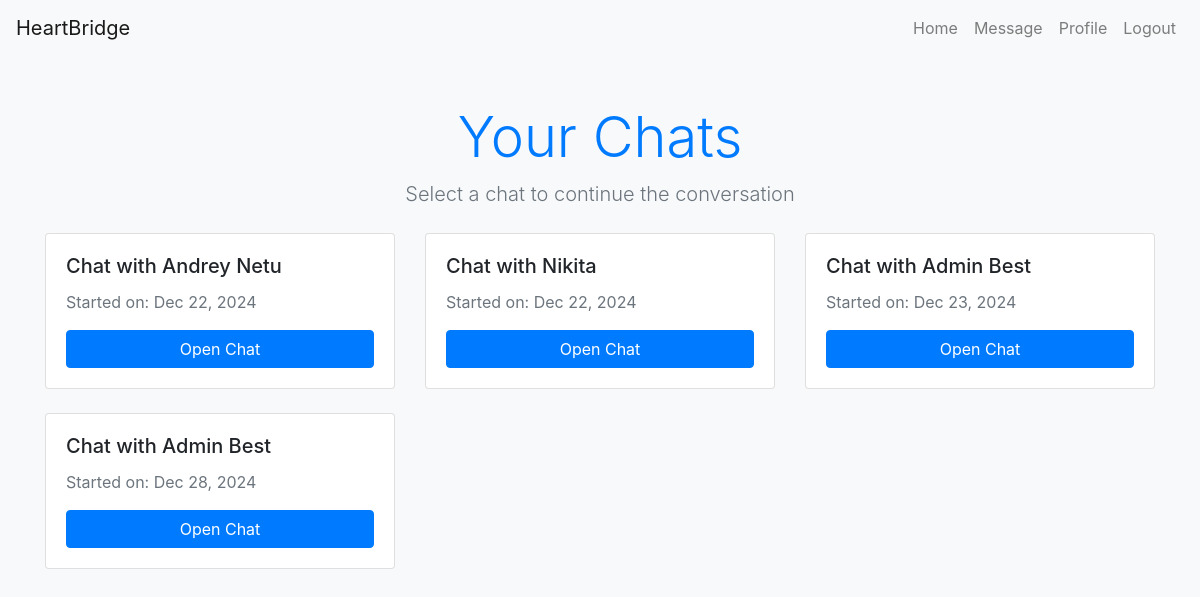
/chat/ (signed in), run on an earlier commit of the app's database.
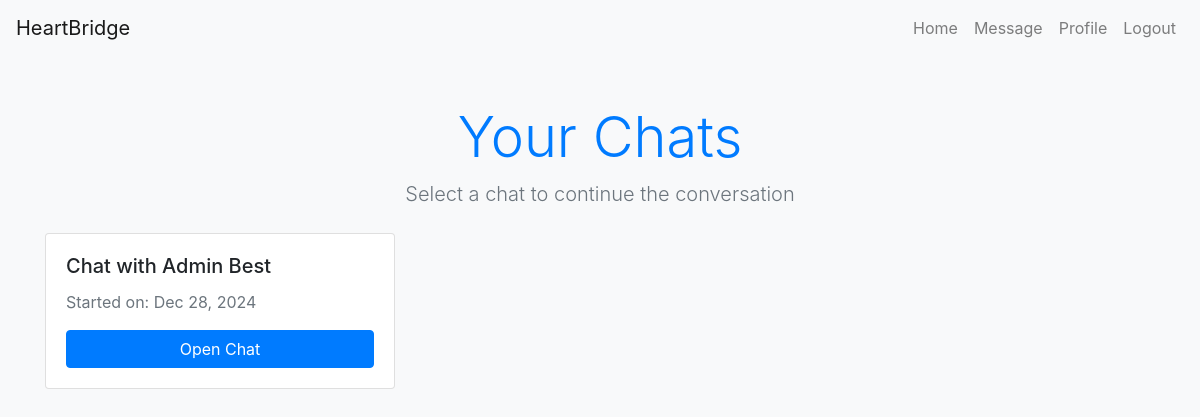
And on a later commit of the database.
### chat/models.py (models this page shows, shortened)
class Chat(models.Model):
    user1 = models.ForeignKey(CustomUser, related_name='chats_as_user1', on_delete=models.CASCADE)
    user2 = models.ForeignKey(CustomUser, related_name='chats_as_user2', on_delete=models.CASCADE)
    created_at = models.DateTimeField(default=now)
    class Meta:
        unique_together = ('user1', 'user2')

### authentication/models.py (models this page shows, shortened)
class CustomUser(AbstractBaseUser):
    first_name = models.CharField(max_length=20, default='', blank=False)
    last_name = models.CharField(max_length=20, default='', blank=True, null=True)
    age = models.IntegerField(default=0, blank=False)
    sex = models.CharField(max_length=10, default='', blank=False)
    main_goal = models.CharField(max_length=100, default='', blank=True, null=True)
    description = models.TextField(default='', blank=True, null=True)
    inst = models.CharField(max_length=100, default='', blank=True, null=True)
    telegram = models.CharField(max_length=100, default='', blank=True, null=True)
    x_network = models.CharField(max_length=100, default='', blank=True, null=True)
    hobby = models.CharField(max_length=100, default='', blank=True, null=True)
    username = models.CharField(max_length=100, unique=True, default='', blank=False)
    password = models.CharField(max_length=255, blank=False)
    created_at = models.DateTimeField(editable=False, auto_now_add=True)
    updated_at = models.DateTimeField(auto_now=True)
    photo1 = models.ImageField(upload_to='images/', default=None, blank=False, null=False)
    photo2 = models.ImageField(upload_to='images/', default=None, blank=True, null=True)
    photo3 = models.ImageField(upload_to='images/', default=None, blank=True, null=True)
    photo4 = models.ImageField(upload_to='images/', default=None, blank=True, null=True)
    photo5 = models.ImageField(upload_to='images/', default=None, blank=True, null=True)
    photo6 = models.ImageField(upload_to='images/', default=None, blank=True, null=True)
    liked_profiles = models.TextField(blank=True, default='', null=True)
    reported = models.BooleanField(default=False, null=True)
    is_staff = models.BooleanField(default=False)
    is_superuser = models.BooleanField(default=False)
    role = models.IntegerField(choices=ROLE_CHOICES, default=0)
    is_active = models.BooleanField(default=True)
    id = models.AutoField(primary_key=True)
    USERNAME_FIELD = 'username'
    REQUIRED_FIELDS = ['first_name', 'age', 'sex']
    USERNAME_FIELD = 'username'
    objects = CustomUserManager()

### chat/views.py (the view)
# urls.py: path('', views.chat_list, name='chat_list'),
def chat_list(request):
    if request.user.is_authenticated:
        chats = Chat.objects.filter(models.Q(user1=request.user) | models.Q(user2=request.user))
        if not chats:
            messages.success(request, 'You have no chats yet')
            return redirect('recommendations')
        return render(request, 'chat_list.html', {'chats': chats})
    else:
        return redirect('login')

### chat/templates/chat_list.html (shortened to what this page needs)
<!DOCTYPE html>
<html lang="en">
<head>
    <link rel="stylesheet" href="https://maxcdn.bootstrapcdn.com/bootstrap/4.0.0/css/bootstrap.min.css">
</head>
<body class="bg-light">
    {% include 'navbar.html' %}
    <div class="container mt-5">
        <div class="text-center mb-4">
            <h1 class="display-4 text-primary">Your Chats</h1>
            <p class="lead text-muted">Select a chat to continue the conversation</p>
        </div>
        {% if chats %}
            <div class="row">
                {% for item in chats %}
                    <div class="col-md-6 col-lg-4">
                        <div class="card mb-4 shadow-sm">
                            <div class="card-body">
                                <h5 class="card-title">
                                    Chat with
                                    {% if item.user1 == request.user %}
                                        {{ item.user2.first_name }} {{ item.user2.last_name }}
                                    {% else %}
                                        {{ item.user1.first_name }} {{ item.user1.last_name }}
                                    {% endif %}
                                </h5>
                                <p class="card-text text-muted">Started on: {{ item.created_at|date:"M d, Y" }}</p>
                                <a href="{{ item.id }}/" class="btn btn-primary btn-block">Open Chat</a>
                            </div>
                        </div>
                    </div>
                {% endfor %}
            </div>
        {% else %}
            <div class="text-center">
                <p class="text-muted">No chats available. Start a new conversation!</p>
            </div>
        {% endif %}
    </div>
</body>
</html>

### profiles/templates/navbar.html (shortened to what this page needs)
<nav class="navbar navbar-expand-lg navbar-light bg-light">
	<a class="navbar-brand" href="/">HeartBridge</a>
	<div class="collapse navbar-collapse" id="navbarNav">
		<div class="ml-auto">
			<ul class="navbar-nav">
				<li class="nav-item">
					<a class="nav-link" href="/">Home</a>
				</li>
				<li class="nav-item">
					<a class="nav-link" href="/chat">Message </a>
				</li>
				<li class="nav-item">
					<a class="nav-link" href="/profile">Profile</a>
				<li class="nav-item">
					<a class="nav-link" href="/auth/logout">Logout</a>
				</li>
			</ul>
		</div>
	</div>
</nav>

What changed in the data, as far as the page shows it:
removed Chat: user2.first_name "Andrey", user2.last_name "Netu", created_at "Dec 22, 2024"
removed Chat: user2.first_name "Nikita", created_at "Dec 22, 2024"
removed Chat: user2.first_name "Admin", user2.last_name "Best", created_at "Dec 23, 2024"
